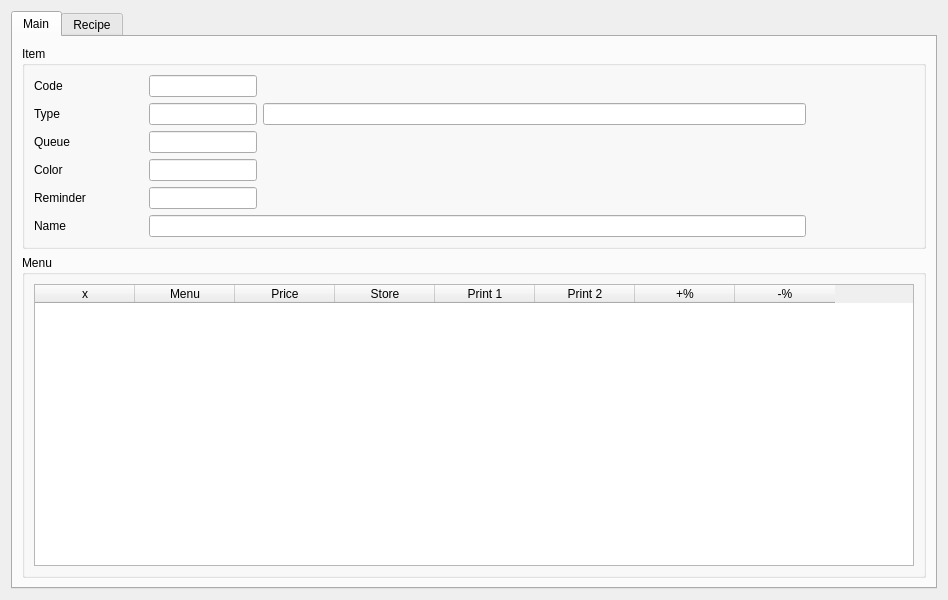
<?xml version="1.0" encoding="UTF-8"?>
<ui version="4.0">
 <class>IMenuItem</class>
 <widget class="QWidget" name="IMenuItem">
  <property name="geometry">
   <rect>
    <x>0</x>
    <y>0</y>
    <width>948</width>
    <height>600</height>
   </rect>
  </property>
  <property name="minimumSize">
   <size>
    <width>0</width>
    <height>600</height>
   </size>
  </property>
  <property name="windowTitle">
   <string>Form</string>
  </property>
  <layout class="QVBoxLayout" name="verticalLayout">
   <item>
    <widget class="QTabWidget" name="tabWidget">
     <property name="currentIndex">
      <number>0</number>
     </property>
     <widget class="QWidget" name="tabMain">
      <attribute name="title">
       <string>Main</string>
      </attribute>
      <layout class="QVBoxLayout" name="verticalLayout_2" stretch="1,2">
       <property name="leftMargin">
        <number>9</number>
       </property>
       <item>
        <widget class="QGroupBox" name="groupBox">
         <property name="sizePolicy">
          <sizepolicy hsizetype="Preferred" vsizetype="Preferred">
           <horstretch>0</horstretch>
           <verstretch>1</verstretch>
          </sizepolicy>
         </property>
         <property name="minimumSize">
          <size>
           <width>400</width>
           <height>0</height>
          </size>
         </property>
         <property name="title">
          <string>Item</string>
         </property>
         <layout class="QGridLayout" name="gridLayout" columnstretch="1,1,5,1">
          <item row="4" column="1">
           <widget class="QLineEdit" name="lineEdit_4">
            <property name="minimumSize">
             <size>
              <width>70</width>
              <height>0</height>
             </size>
            </property>
            <property name="field" stdset="0">
             <string>remind</string>
            </property>
            <property name="type" stdset="0">
             <number>1</number>
            </property>
           </widget>
          </item>
          <item row="0" column="1">
           <widget class="QLineEdit" name="lineEdit">
            <property name="minimumSize">
             <size>
              <width>70</width>
              <height>0</height>
             </size>
            </property>
            <property name="text">
             <string/>
            </property>
            <property name="field" stdset="0">
             <string>id</string>
            </property>
            <property name="id" stdset="0">
             <bool>true</bool>
            </property>
           </widget>
          </item>
          <item row="2" column="0">
           <widget class="QLabel" name="label_5">
            <property name="text">
             <string>Queue</string>
            </property>
           </widget>
          </item>
          <item row="1" column="3">
           <spacer name="horizontalSpacer">
            <property name="orientation">
             <enum>Qt::Horizontal</enum>
            </property>
            <property name="sizeHint" stdset="0">
             <size>
              <width>40</width>
              <height>20</height>
             </size>
            </property>
           </spacer>
          </item>
          <item row="4" column="0">
           <widget class="QLabel" name="label_7">
            <property name="text">
             <string>Reminder</string>
            </property>
           </widget>
          </item>
          <item row="1" column="1">
           <widget class="QLineEdit" name="lineEdit_2">
            <property name="minimumSize">
             <size>
              <width>70</width>
              <height>0</height>
             </size>
            </property>
            <property name="field" stdset="0">
             <string>type_id</string>
            </property>
            <property name="type" stdset="0">
             <number>1</number>
            </property>
           </widget>
          </item>
          <item row="1" column="0">
           <widget class="QLabel" name="label_2">
            <property name="text">
             <string>Type</string>
            </property>
           </widget>
          </item>
          <item row="3" column="0">
           <widget class="QLabel" name="label_6">
            <property name="text">
             <string>Color</string>
            </property>
           </widget>
          </item>
          <item row="0" column="0">
           <widget class="QLabel" name="label">
            <property name="text">
             <string>Code</string>
            </property>
           </widget>
          </item>
          <item row="3" column="1">
           <widget class="QLineEdit" name="lineEdit_6">
            <property name="minimumSize">
             <size>
              <width>70</width>
              <height>0</height>
             </size>
            </property>
            <property name="field" stdset="0">
             <string>color</string>
            </property>
            <property name="type" stdset="0">
             <number>1</number>
            </property>
           </widget>
          </item>
          <item row="2" column="1">
           <widget class="QLineEdit" name="lineEdit_5">
            <property name="minimumSize">
             <size>
              <width>70</width>
              <height>0</height>
             </size>
            </property>
            <property name="field" stdset="0">
             <string>queue</string>
            </property>
            <property name="type" stdset="0">
             <number>1</number>
            </property>
           </widget>
          </item>
          <item row="1" column="2">
           <widget class="QLineEdit" name="lineEdit_3">
            <property name="readOnly">
             <bool>true</bool>
            </property>
            <property name="field" stdset="0">
             <string>type_name</string>
            </property>
            <property name="ro" stdset="0">
             <bool>true</bool>
            </property>
           </widget>
          </item>
          <item row="5" column="0">
           <widget class="QLabel" name="label_3">
            <property name="text">
             <string>Name</string>
            </property>
           </widget>
          </item>
          <item row="5" column="1" colspan="2">
           <widget class="QLineEdit" name="lineEdit_7">
            <property name="readOnly">
             <bool>true</bool>
            </property>
            <property name="field" stdset="0">
             <string>name</string>
            </property>
           </widget>
          </item>
         </layout>
        </widget>
       </item>
       <item>
        <widget class="QGroupBox" name="groupBox_2">
         <property name="sizePolicy">
          <sizepolicy hsizetype="Preferred" vsizetype="Preferred">
           <horstretch>0</horstretch>
           <verstretch>2</verstretch>
          </sizepolicy>
         </property>
         <property name="minimumSize">
          <size>
           <width>900</width>
           <height>0</height>
          </size>
         </property>
         <property name="title">
          <string>Menu</string>
         </property>
         <layout class="QHBoxLayout" name="horizontalLayout_3">
          <item>
           <widget class="TableWidget" name="tblMenu">
            <column>
             <property name="text">
              <string>x</string>
             </property>
            </column>
            <column>
             <property name="text">
              <string>Menu</string>
             </property>
            </column>
            <column>
             <property name="text">
              <string>Price</string>
             </property>
            </column>
            <column>
             <property name="text">
              <string>Store</string>
             </property>
            </column>
            <column>
             <property name="text">
              <string>Print 1</string>
             </property>
            </column>
            <column>
             <property name="text">
              <string>Print 2</string>
             </property>
            </column>
            <column>
             <property name="text">
              <string>+%</string>
             </property>
            </column>
            <column>
             <property name="text">
              <string>-%</string>
             </property>
            </column>
           </widget>
          </item>
         </layout>
        </widget>
       </item>
      </layout>
     </widget>
     <widget class="QWidget" name="tabRecipe">
      <attribute name="title">
       <string>Recipe</string>
      </attribute>
     </widget>
    </widget>
   </item>
  </layout>
 </widget>
 <customwidgets>
  <customwidget>
   <class>TableWidget</class>
   <extends>QTableWidget</extends>
   <header location="global">tablewidget.h</header>
  </customwidget>
 </customwidgets>
 <resources/>
 <connections/>
</ui>
